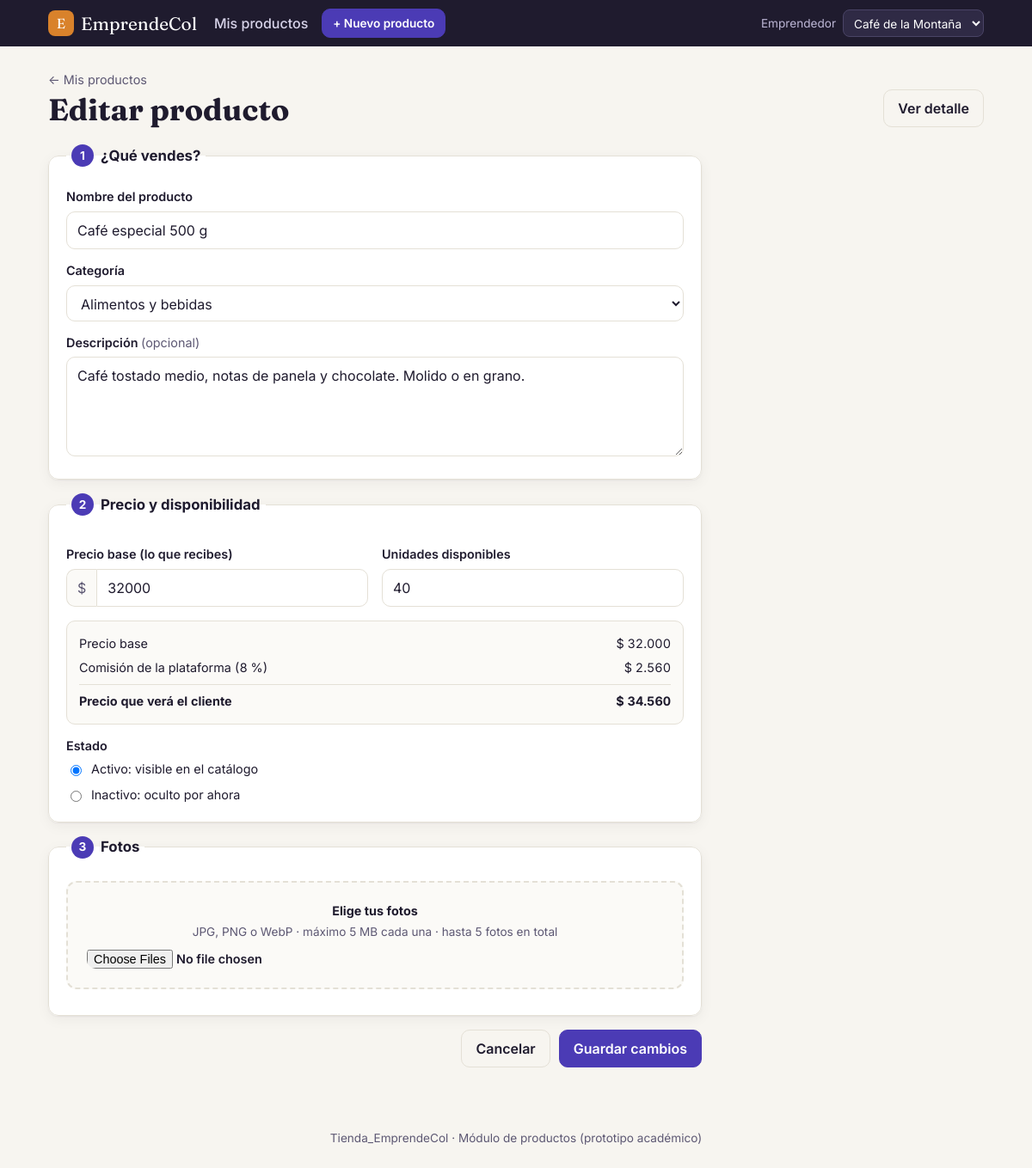
/productos/editar.php?id=1, run on the app's committed database.
### tables this page shows
CREATE TABLE producto (
  id_producto     INT AUTO_INCREMENT PRIMARY KEY,
  id_emprendedor  INT            NOT NULL,
  id_categoria    INT            NOT NULL,
  nombre          VARCHAR(120)   NOT NULL,
  descripcion     TEXT           NULL,
  precio_base     DECIMAL(12,2)  NOT NULL,
  stock           INT            NOT NULL DEFAULT 0,
  estado          ENUM('activo','inactivo','eliminado') NOT NULL DEFAULT 'activo',
  fecha_creacion  DATETIME       NOT NULL DEFAULT CURRENT_TIMESTAMP,
  CONSTRAINT ck_producto_precio CHECK (precio_base > 0),
  CONSTRAINT ck_producto_stock  CHECK (stock >= 0),
  CONSTRAINT fk_producto_emprendedor FOREIGN KEY (id_emprendedor)
    REFERENCES perfil_emprendedor(id_emprendedor) ON DELETE RESTRICT,
  CONSTRAINT fk_producto_categoria FOREIGN KEY (id_categoria)
    REFERENCES categoria(id_categoria) ON DELETE RESTRICT,
  INDEX idx_producto_estado (estado),
  INDEX idx_producto_nombre (nombre)
);

CREATE TABLE categoria (
  id_categoria INT AUTO_INCREMENT PRIMARY KEY,
  nombre       VARCHAR(80) NOT NULL,
  activa       BOOLEAN     NOT NULL DEFAULT TRUE,
  CONSTRAINT uk_categoria_nombre UNIQUE (nombre)
);

CREATE TABLE configuracion (
  clave               VARCHAR(60)  PRIMARY KEY,
  valor               VARCHAR(255) NOT NULL,
  descripcion         VARCHAR(255) NULL,
  id_admin            INT          NULL,
  fecha_actualizacion DATETIME     NOT NULL DEFAULT CURRENT_TIMESTAMP ON UPDATE CURRENT_TIMESTAMP,
  CONSTRAINT fk_configuracion_admin FOREIGN KEY (id_admin)
    REFERENCES usuario(id_usuario) ON DELETE SET NULL
);

### includes/funciones.php (called while the page is built, shortened)
<?php
function conexion(): PDO
{
    static $pdo = null;
    if ($pdo === null) {
        $dsn = 'mysql:host=' . DB_HOST . ';port=' . DB_PORT . ';dbname=' . DB_NAME . ';charset=utf8mb4';
        try {
            $pdo = new PDO($dsn, DB_USER, DB_PASS, [
                PDO::ATTR_ERRMODE            => PDO::ERRMODE_EXCEPTION,
                PDO::ATTR_DEFAULT_FETCH_MODE => PDO::FETCH_ASSOC,
                PDO::ATTR_EMULATE_PREPARES   => false,
            ]);
        } catch (PDOException $ex) {
            http_response_code(500);
            echo '<div style="font-family:sans-serif;max-width:640px;margin:60px auto;padding:24px;border:1px solid #e5a3a3;border-radius:12px;background:#fff5f5">'
               . '<h2 style="margin-top:0">No se pudo conectar a la base de datos</h2>'
               . '<p>Revisa que MySQL esté iniciado en el panel de XAMPP, que hayas importado '
               . '<code>database/tienda_emprendecol.sql</code> y que los datos de <code>config/db.php</code> sean correctos.</p>'
               . '<p style="color:#888;font-size:13px">Detalle: ' . htmlspecialchars($ex->getMessage()) . '</p></div>';
            exit;
        }
    }
    return $pdo;
}
function e($texto): string
{
    return htmlspecialchars((string)($texto ?? ''), ENT_QUOTES, 'UTF-8');
}
function emprendedores_disponibles(): array
{
    return conexion()->query(
        "SELECT pe.id_emprendedor, pe.id_usuario, pe.nombre_emprendimiento
           FROM perfil_emprendedor pe
           JOIN usuario u ON u.id_usuario = pe.id_usuario
          WHERE u.estado = 'activo'
          ORDER BY pe.nombre_emprendimiento"
    )->fetchAll();
}
function emprendedor_actual(): array
{
    $lista = emprendedores_disponibles();
    foreach ($lista as $emp) {
        if ((int)$emp['id_emprendedor'] === (int)($_SESSION['id_emprendedor'] ?? 0)) {
            return $emp;
        }
    }
    return $lista[0];
}
function obtener_config(string $clave, $defecto = null)
{
    $st = conexion()->prepare('SELECT valor FROM configuracion WHERE clave = ?');
    $st->execute([$clave]);
    $valor = $st->fetchColumn();
    return $valor === false ? $defecto : $valor;
}
function porcentaje_comision(): float
{
    return (float)obtener_config('porcentaje_comision', 0);
}

### includes/productos.php (called while the page is built, shortened)
<?php
require_once __DIR__ . '/funciones.php';
function categorias_activas(): array
{
    return conexion()->query('SELECT id_categoria, nombre FROM categoria WHERE activa = 1 ORDER BY nombre')->fetchAll();
}
function producto_del_emprendedor(int $idProducto, int $idEmprendedor): ?array
{
    $st = conexion()->prepare(
        "SELECT p.*, c.nombre AS categoria
           FROM producto p
           JOIN categoria c ON c.id_categoria = p.id_categoria
          WHERE p.id_producto = ? AND p.id_emprendedor = ? AND p.estado <> 'eliminado'"
    );
    $st->execute([$idProducto, $idEmprendedor]);
    return $st->fetch() ?: null;
}

### productos/_formulario.php (the view, shortened to what this page needs)
<?php
function aria_error(array $errores, string $campo): string
{
    return isset($errores[$campo]) ? ' aria-invalid="true" aria-describedby="err-' . e($campo) . '"' : '';
}
?>
<form class="formulario" method="post" action="<?= e($accion) ?>" enctype="multipart/form-data" novalidate>
  <fieldset class="paso">
    <legend><span class="paso-num">1</span> ¿Qué vendes?</legend>
    <label for="nombre">Nombre del producto</label>
    <input id="nombre" name="nombre" maxlength="120" required value="<?= e($datos['nombre']) ?>"
           placeholder="Ej.: Café especial 500 g"<?= aria_error($errores, 'nombre') ?>>
    <label for="id_categoria">Categoría</label>
    <select id="id_categoria" name="id_categoria" required<?= aria_error($errores, 'id_categoria') ?>>
      <?php foreach (categorias_activas() as $c): ?>
        <option value="<?= (int)$c['id_categoria'] ?>" <?= (string)$datos['id_categoria'] === (string)$c['id_categoria'] ? 'selected' : '' ?>><?= e($c['nombre']) ?></option>
      <?php endforeach; ?>
    </select>
    <label for="descripcion">Descripción <span class="opcional">(opcional)</span></label>
    <textarea id="descripcion" name="descripcion" rows="4" maxlength="2000"
              placeholder="Cuenta qué lo hace especial: materiales, tamaño, origen…"<?= aria_error($errores, 'descripcion') ?>><?= e($datos['descripcion']) ?></textarea>
  </fieldset>
  <fieldset class="paso">
    <legend><span class="paso-num">2</span> Precio y disponibilidad</legend>
    <div class="fila-2">
      <div>
        <label for="precio_base">Precio base (lo que recibes)</label>
        <div class="campo-prefijo"><span>$</span>
          <input id="precio_base" name="precio_base" inputmode="numeric" required value="<?= e($datos['precio_base']) ?>"
                 placeholder="25000"<?= aria_error($errores, 'precio_base') ?>>
        </div>
      </div>
      <div>
        <label for="stock">Unidades disponibles</label>
        <input id="stock" name="stock" type="number" min="0" step="1" required value="<?= e($datos['stock']) ?>"<?= aria_error($errores, 'stock') ?>>
      </div>
    </div>
    <div class="desglose" data-comision="<?= e($comision) ?>">
      <div><span>Precio base</span><span id="d-base">—</span></div>
      <div><span>Comisión de la plataforma (<?= e(rtrim(rtrim(number_format($comision, 2, ',', ''), '0'), ',')) ?> %)</span><span id="d-comision">—</span></div>
      <div class="desglose-total"><span>Precio que verá el cliente</span><span id="d-final">—</span></div>
    </div>
    <span class="etiqueta">Estado</span>
    <div class="opciones-radio">
      <label><input type="radio" name="estado" value="activo" <?= $datos['estado'] === 'activo' ? 'checked' : '' ?>> Activo: visible en el catálogo</label>
      <label><input type="radio" name="estado" value="inactivo" <?= $datos['estado'] === 'inactivo' ? 'checked' : '' ?>> Inactivo: oculto por ahora</label>
    </div>
  </fieldset>
  <fieldset class="paso">
    <legend><span class="paso-num">3</span> Fotos</legend>
    <label class="zona-archivos" for="imagenes">
      <strong>Elige tus fotos</strong>
      <span>JPG, PNG o WebP · máximo 5 MB cada una · hasta <?= MAX_IMAGENES_PRODUCTO ?> fotos en total</span>
      <input id="imagenes" name="imagenes[]" type="file" accept="image/jpeg,image/png,image/webp" multiple>
    </label>
  </fieldset>
  <div class="acciones-form">
    <a class="btn btn-suave" href="index.php">Cancelar</a>
    <button class="btn btn-primario"><?= e($textoBoton) ?></button>
  </div>
</form>

### assets/css/estilos.css (style rules this page uses)
:root { --tinta: #1f1b2e; --tinta-suave: #5d5873; --fondo: #f7f5f0; --papel: #ffffff; --borde: #e4e0d6; --primario: #4b3bb5; --primario-oscuro: #392b94; --primario-claro: #ece9fb; --acento: #d9822b; --exito: #1f7a4d; --exito-claro: #e3f4ea; --peligro: #b3261e; --peligro-claro: #fce8e6; --info-claro: #e8f0fb; --radio: 12px; --sombra: 0 1px 2px rgba(31, 27, 46, .06), 0 4px 16px rgba(31, 27, 46, .05); }
* { box-sizing: border-box; }
body { margin: 0; font-family: Inter, system-ui, -apple-system, "Segoe UI", sans-serif; color: var(--tinta); background: var(--fondo); line-height: 1.5; }
a { color: var(--primario); }
.btn { display: inline-flex; align-items: center; justify-content: center; gap: 6px; border: 1px solid var(--borde); background: var(--papel); color: var(--tinta); font: inherit; font-weight: 600; padding: 9px 16px; border-radius: 10px; cursor: pointer; text-decoration: none; white-space: nowrap; }
.btn-primario { background: var(--primario); border-color: var(--primario); color: #fff; }
.btn-suave { background: transparent; }
input, select, textarea { font: inherit; color: var(--tinta); background: #fff; border: 1px solid var(--borde); border-radius: 10px; padding: 9px 12px; width: 100%; }
.formulario { display: grid; gap: 16px; max-width: 760px; }
.paso { background: var(--papel); border: 1px solid var(--borde); border-radius: var(--radio); padding: 20px; margin: 0; box-shadow: var(--sombra); }
.paso legend { font-weight: 700; font-size: 1.05rem; padding: 0 6px; display: flex; align-items: center; gap: 8px; }
.paso-num { width: 26px; height: 26px; border-radius: 50%; background: var(--primario); color: #fff; display: inline-grid; place-items: center; font-size: .85rem; }
.paso label, .etiqueta { display: block; font-weight: 600; font-size: .9rem; margin: 14px 0 6px; }
.paso > label:first-of-type { margin-top: 4px; }
.opcional { font-weight: 400; color: var(--tinta-suave); }
.fila-2 { display: grid; grid-template-columns: 1fr 1fr; gap: 16px; }
.campo-prefijo { display: flex; align-items: stretch; }
.campo-prefijo span { display: grid; place-items: center; padding: 0 12px; background: #fbfaf7; border: 1px solid var(--borde); border-right: 0; border-radius: 10px 0 0 10px; color: var(--tinta-suave); }
.campo-prefijo input { border-radius: 0 10px 10px 0; }
.opciones-radio { display: grid; gap: 8px; }
.opciones-radio label { font-weight: 400; margin: 0; display: flex; gap: 8px; align-items: center; }
.opciones-radio input { width: auto; }
.desglose { margin-top: 16px; background: #fbfaf7; border: 1px solid var(--borde); border-radius: 10px; padding: 12px 14px; font-size: .9rem; }
.desglose div { display: flex; justify-content: space-between; gap: 12px; padding: 3px 0; font-variant-numeric: tabular-nums; }
.desglose-total { border-top: 1px solid var(--borde); margin-top: 6px; padding-top: 8px !important; font-weight: 700; }
.zona-archivos { display: grid !important; gap: 4px; text-align: center; padding: 22px; margin: 6px 0 0 !important; border: 2px dashed var(--borde); border-radius: var(--radio); cursor: pointer; background: #fbfaf7; }
.zona-archivos span { font-weight: 400; color: var(--tinta-suave); font-size: .85rem; }
.zona-archivos input { border: 0; background: transparent; padding: 6px 0 0; }
.acciones-form { display: flex; justify-content: flex-end; gap: 10px; }

### data on the page
producto: nombre "Café especial 500 g", id_categoria "Alimentos y bebidas", descripcion "Café tostado medio, notas de panela y chocolate. Molido o en grano.", precio_base "32000", stock "40", estado "☑ Activo: visible en el catálogo", estado "☐ Inactivo: oculto por ahora"
configuracion: valor "8"

### other printed values
MAX_IMAGENES_PRODUCTO "5"
$textoBoton "Guardar cambios"
form field id_emprendedor "Café de la Montaña"
